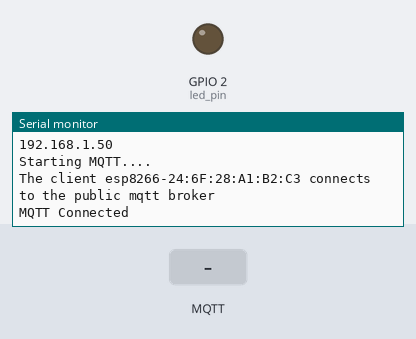
This sketch was run on a simulated ESP8266 (NodeMCU). On the bench: output pins drawn as LEDs (lit = HIGH), the last lines printed to the serial monitor. The inputs (shaded band) are chosen by the test bench. WiFi joins after 1.5 s; servers stay silent unless stated; no MQTT or app messages arrive unless stated.

Above: at 2.7 s.
2.8 s: MQTT message "1" arrives on the first subscribed topic
At 3.1 s:
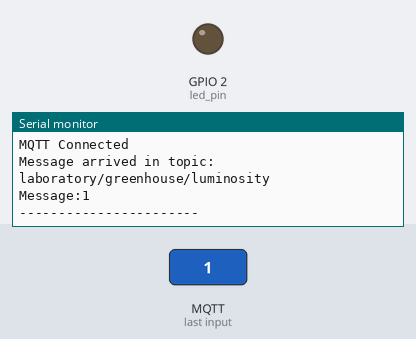
4.3 s: MQTT message "on" arrives on the first subscribed topic
At 5.5 s:
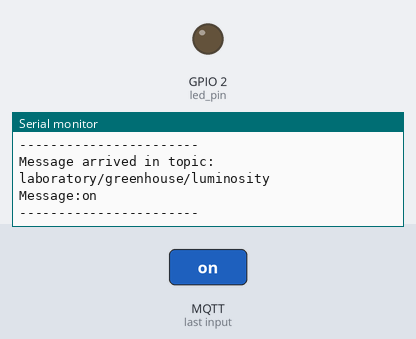
5.8 s: MQTT message "off" arrives on the first subscribed topic
At 6.7 s:
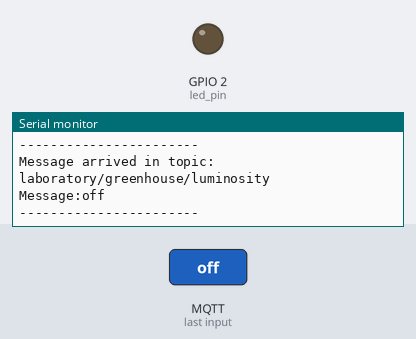

Measured:
- after the input at 2.8 s, the serial monitor: prints a new line at once (image 1)
- after the input at 4.3 s, the serial monitor: prints a new line at once (image 2)
- after the input at 5.8 s, the serial monitor: prints a new line at once (image 3)

The sketch:

esp_light.ino
```cpp
#include "Config.h"
#include "WIFI.h"
#include "MQTT.h"

long int last_send = 0;

void setup(void){
  Serial.begin(115200);
  pinMode(led_pin, OUTPUT);
  Serial.println("Starting WiFi....");
  WIFI_init(false);
  Serial.println("Starting MQTT....");
  MQTT_init();
  mqtt_client.subscribe(SENSOR_TOPIC);
}

void loop(void){
  mqtt_client.loop();
}
```

MQTT.h
```cpp
#include <PubSubClient.h>

PubSubClient mqtt_client(wifiClient);

void callback(char *topic, byte *payload, unsigned int length) {
    Serial.print("Message arrived in topic: ");
    Serial.println(topic);
    Serial.print("Message:");
    for (int i = 0; i < length; i++) {
        Serial.print((char) payload[i]);
    }
    Serial.println();
    Serial.println("-----------------------");
}

void MQTT_init(){
  mqtt_client.setServer(mqtt_broker, mqtt_port);
  mqtt_client.setCallback(callback);
  while (!mqtt_client.connected()) {
      String client_id = "esp8266-" + String(WiFi.macAddress());
      Serial.print("The client " + client_id);
      Serial.println(" connects to the public mqtt broker\n");
      if (mqtt_client.connect(client_id.c_str())){
          Serial.println("MQTT Connected");
      } else {
          Serial.print("failed with state ");
          Serial.println(mqtt_client.state());
          delay(2000);
      }
  }
}
```

WIFI.h
```cpp
#include <ESP8266WiFi.h>
#include <WiFiClient.h>
#include <ESP8266WiFiMulti.h>

ESP8266WiFiMulti wifiMulti;
WiFiClient wifiClient;

String ip = "(IP unset)";

String id(){
  uint8_t mac[WL_MAC_ADDR_LENGTH];
  WiFi.softAPmacAddress(mac);
  String macID = String(
    mac[WL_MAC_ADDR_LENGTH - 2], HEX) +
    String(mac[WL_MAC_ADDR_LENGTH - 1], HEX
  );
  macID.toUpperCase();
  return macID;
}

bool StartAPMode() {
  IPAddress apIP(192, 168, 4, 1);
  WiFi.disconnect();
  WiFi.mode(WIFI_AP);
  WiFi.softAPConfig(apIP, apIP, IPAddress(255, 255, 255, 0));
  WiFi.softAP((ssidAP + " " + id()).c_str(), passwordAP.c_str());
  Serial.println("");
  Serial.println("WiFi up in AP mode with name: "+ ssidAP + " " + id());
  return true;
}

void StartCientMode() {
  wifiMulti.addAP(ssidCLI, passwordCLI);
  Serial.println("");
  Serial.print("Connecting to SSID " + String(ssidCLI));
  Serial.println("; with password " + String(passwordCLI));
  //it is possible to add more networks to connect
  while(wifiMulti.run() != WL_CONNECTED) {

  }
}

void WIFI_init(bool mode_ap) {
    if (mode_ap) {
      StartAPMode();
      ip = WiFi.softAPIP().toString();
    } else {
      StartCientMode();
      ip = WiFi.localIP().toString();
    }
    Serial.println("IP address: ");
    Serial.println(ip);
}
```

Config.h
```cpp
String ssidAP = "ESP_WIFI"; // имя контроллера и точки доступа
String passwordAP = "ESP8266123"; // пароль точки доступа

const char* ssidCLI = "enet";
const char* passwordCLI = "hzrx9585+";

const char* mqtt_broker = "broker.emqx.io";

const int mqtt_port = 1883;

const int led_pin = LED_BUILTIN;
const int sensor_pin = A0;

const int SEND_INTERVAL = 1000;
const char* SENSOR_TOPIC = "laboratory/greenhouse/luminosity";
```
